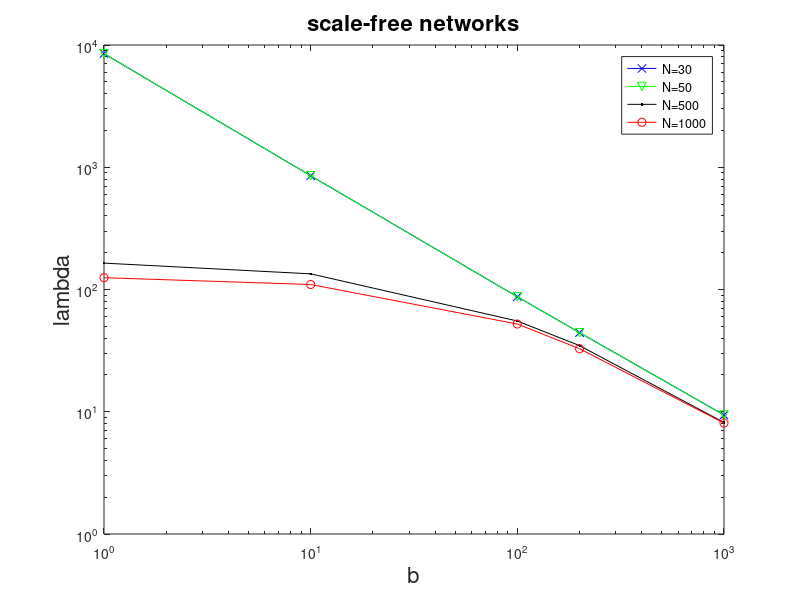
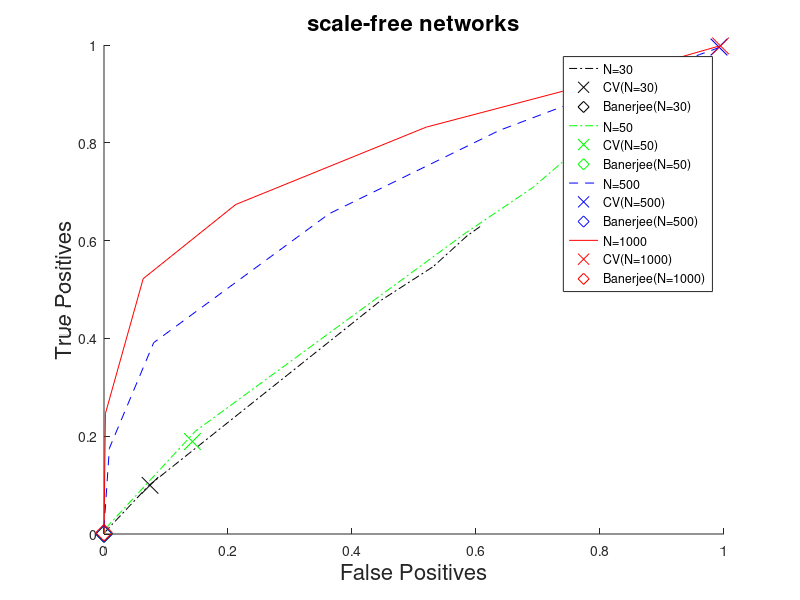
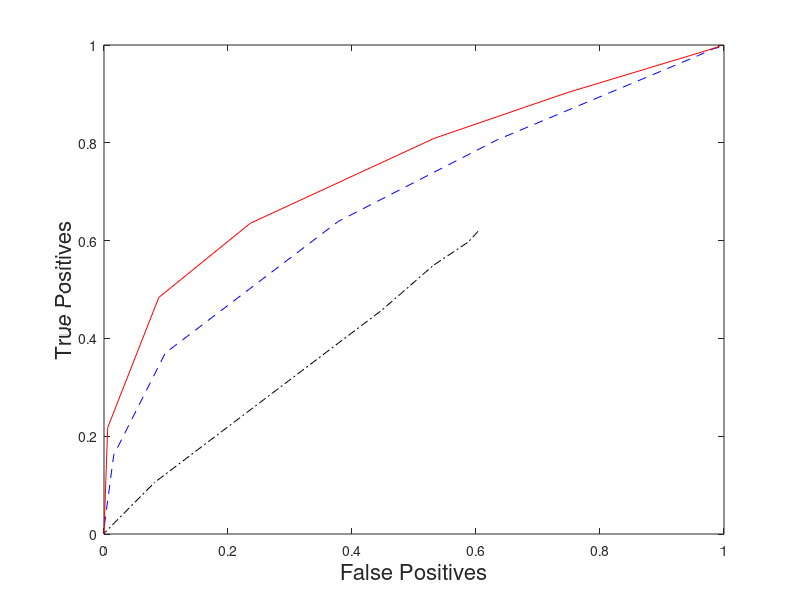
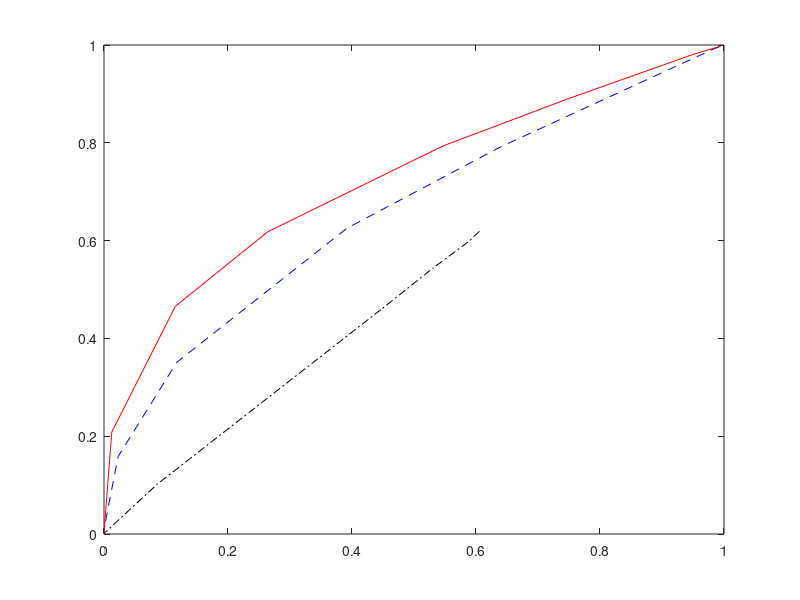

MATLAB code to generate these figures, in order: (Note: this script raises an error after producing the figures.)
%%%%%%%%%%%%%% scale-free network results
%%% plot lambda vs b

data1=load('SF/res_sum_table_exp_scalar_SF.txt');
i30 = find(data1(:,1)==30);
i50 = find(data1(:,1)==50);
i500 = find(data1(:,1)==500);
i1000 = find(data1(:,1)==1000);
figure(1); 
loglog(data1(i30(1:5),3),data1(i30(1:5),5),'bx-');
hold on; 
loglog(data1(i50(1:5),3),data1(i30(1:5),5),'gv-');
loglog(data1(i500(1:5),3),data1(i500(1:5),5),'k.-');
loglog(data1(i1000(1:5),3),data1(i1000(1:5),5),'ro-');

xlabel('b','FontSize', 16); ylabel('lambda','FontSize', 16);
legend('N=30','N=50','N=500','N=1000');
title('scale-free networks','FontSize', 16);



%%%% plot ROC curves
data=load('SF/res_sum_table_ROC_SF.txt');
dataCV=load('SF/res_sum_table_CV_SF.txt');
dataB=load('SF/res_sum_table_banerjee_SF.txt');
dataV=load('SF/res_sum_table_exp_vector_SF.txt');

i30 = find(dataCV(:,1)==30);
i50 = find(dataCV(:,1)==50);
i500 = find(dataCV(:,1)==500);
i1000 = find(dataCV(:,1)==1000);
 
 
i30sp1 = find(data(:,1)==30 & data(:,2) == 0.0618);
i30sp2 = find(data(:,1)==30 & data(:,2) == 0.2194);
i30sp3 = find(data(:,1)==30 & data(:,2) == 0.3138);
i50sp1 = find(data(:,1)==50 & data(:,2) == 0.0618);
i50sp2 = find(data(:,1)==50 & data(:,2) == 0.2194);
i50sp3 = find(data(:,1)==50 & data(:,2) == 0.3138);
i500sp1 = find(data(:,1)==500 & data(:,2) == 0.0618);
i500sp2 = find(data(:,1)==500 & data(:,2) == 0.2194);
i500sp3 = find(data(:,1)==500 & data(:,2) == 0.3138);
i1000sp1 = find(data(:,1)==1000 & data(:,2) == 0.0618);
i1000sp2 = find(data(:,1)==1000 & data(:,2) == 0.2194);
i1000sp3 = find(data(:,1)==1000 & data(:,2) == 0.3138);

%30 0.0618 0.1 1.510227 0.6287225 0.6066742
%30 0.2194 0.1 1.537929 0.6191124 0.6034565
%30 0.3138 0.1 1.541404 0.6189902 0.6055202

figure(2);
hold on;
xlabel('False Positives','FontSize', 16);
ylabel('True Positives','FontSize', 16);
plot(data(i30sp1,6),data(i30sp1,5),'k-.');
plot(dataCV(i30(1),6),dataCV(i30(1),5),'kx','MarkerSize',12);
plot(dataB(i30(1),6),dataB(i30(1),5),'kd','MarkerSize',12);
%plot(dataV(i30(1),6),dataV(i30(1),5),'kv','MarkerSize',12);


plot(data(i50sp1,6),data(i50sp1,5),'g-.');
plot(dataCV(i50(1),6),dataCV(i50(1),5),'gx','MarkerSize',12);
plot(dataB(i50(1),6),dataB(i50(1),5),'gd','MarkerSize',12);
%plot(dataV(i50(1),6),dataV(i50(1),5),'gv','MarkerSize',12);
 

plot(data(i500sp1,6),data(i500sp1,5),'b--');
plot(dataCV(i500(1),6),dataCV(i500(1),5),'bx','MarkerSize',12);
plot(dataB(i500(1),6),dataB(i500(1),5),'bd','MarkerSize',12);
%plot(dataV(i500(1),6),dataV(i500(1),5),'bv','MarkerSize',12);

plot(data(i1000sp1,6),data(i1000sp1,5),'r-');
plot(dataCV(i1000(1),6),dataCV(i1000(1),5),'rx','MarkerSize',12);
plot(dataB(i1000(1),6),dataB(i1000(1),5),'rd','MarkerSize',12);
%plot(dataV(i1000(1),6),dataV(i1000(1),5),'rv','MarkerSize',12);
title('scale-free networks','FontSize', 16);
%legend('N=30','CV(N=30)','Banerjee(N=30)','Vector(N=30)','N=50','CV(N=50)','Banerjee(N=50)','Vector(N=50)','N=500','CV(N=500)','Banerjee(N=500)','Vector(N=500)','N=1000','CV(N=1000)','Banerjee(N=1000)','Vector(N=1000)');
legend('N=30','CV(N=30)','Banerjee(N=30)','N=50','CV(N=50)','Banerjee(N=50)','N=500','CV(N=500)','Banerjee(N=500)','N=1000','CV(N=1000)','Banerjee(N=1000)');


figure(3);
xlabel('False Positives','FontSize', 16);
ylabel('True Positives','FontSize', 16);
plot(data(i30sp2,6),data(i30sp2,5),'k-.');
hold on;
plot(data(i500sp2,6),data(i500sp2,5),'b--');
plot(data(i1000sp2,6),data(i1000sp2,5),'r-');

figure(4);
xlabel('False Positives','FontSize', 16);
ylabel('True Positives','FontSize', 16);
plot(data(i30sp3,6),data(i30sp3,5),'k-.');
hold on;
plot(data(i500sp3,6),data(i500sp3,5),'b--');
plot(data(i1000sp3,6),data(i1000sp3,5),'r-');

%%%%%%%%%%%%%% random network results

data=load('random/res_sum_table_exp_scalar_random.txt');
i30 = find(data(:,1)==30);
i50 = find(data(:,1)==50);
i500 = find(data(:,1)==500);
i1000 = find(data(:,1)==1000);
 
figure(11); 
loglog(data(i30(1:5),3),data(i30(1:5),5),'bx-');
hold on; 
loglog(data(i50(1:5),3),data(i30(1:5),5),'gv-');
loglog(data(i500(1:5),3),data(i500(1:5),5),'k.-');
loglog(data(i1000(1:5),3),data(i1000(1:5),5),'ro-');

xlabel('b','FontSize', 16); ylabel('lambda','FontSize', 16);
legend('N=30','N=50','N=500','N=1000');
title('random networks','FontSize', 16);

%%%% plot ROC curves
%data=load('SF/res_sum_table_ROC_SF.txt');
%dataCV=load('SF/res_sum_table_CV_SF.txt');
%dataB=load('SF/res_sum_table_banerjee_SF.txt');
dataV=load('random/res_sum_table_exp_vector_random.txt');
i30V = find(dataV(:,1)==30);
i50V = find(dataV(:,1)==50);
i500V = find(dataV(:,1)==500);
i1000V = find(dataV(:,1)==1000);
 
 
figure(22);
hold on;
xlabel('False Positives','FontSize', 16);
ylabel('True Positives','FontSize', 16);
plot(data(i30,9),data(i30,8),'k-');
plot(dataV(i30V(1),6),dataV(i30V(1),5),'kv','MarkerSize',12);

plot(data(i50,9),data(i50,8),'g-');
plot(dataV(i50V(1),6),dataV(i50V(1),5),'gv','MarkerSize',12);

plot(data(i500,9),data(i500,8),'b-');
plot(dataV(i500V(1),6),dataV(i500V(1),5),'bv','MarkerSize',12);

plot(data(i1000,9),data(i1000,8),'r-');
plot(dataV(i1000V(1),6),dataV(i1000V(1),5),'rv','MarkerSize',12);

 title('random networks','FontSize', 16);
legend('N=30','Vector(N=30)','N=50','Vector(N=50)','N=500','Vector(N=500)','N=1000','Vector(N=1000)');

figure(3);
xlabel('False Positives','FontSize', 16);
ylabel('True Positives','FontSize', 16);
plot(data(i30sp2,6),data(i30sp2,5),'k-.');
hold on;
plot(data(i500sp2,6),data(i500sp2,5),'b--');
plot(data(i1000sp2,6),data(i1000sp2,5),'r-');

figure(4);
xlabel('False Positives','FontSize', 16);
ylabel('True Positives','FontSize', 16);
plot(data(i30sp3,6),data(i30sp3,5),'k-.');
hold on;
plot(data(i500sp3,6),data(i500sp3,5),'b--');bv
plot(data(i1000sp3,6),data(i1000sp3,5),'r-');



